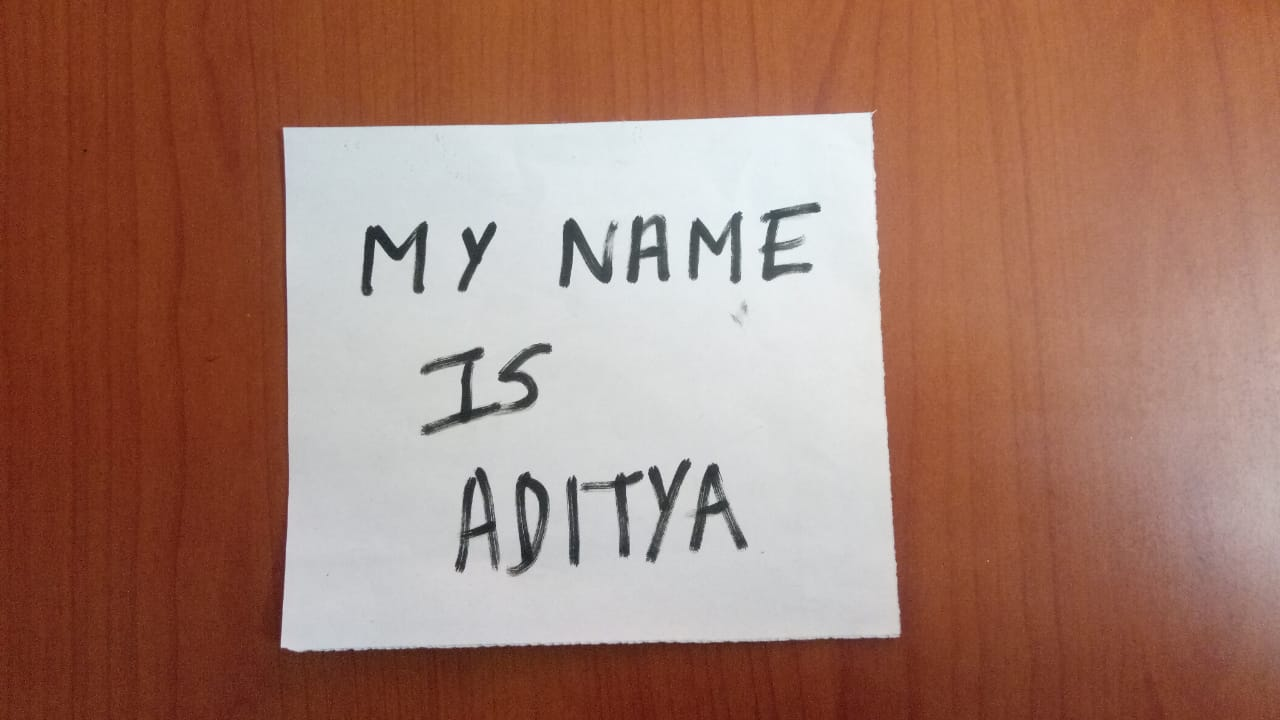
#> input picture OpenCv/Projects/Document Scanner 2/test_img.jpg, 1280 x 720 px, given in place of the camera
$ python main.py
#> lines starting #> are read from the running program, lines starting #| are printed output that depends on the picture; after the words box and inside, x2 and y2 are one past the last pixel; in counts of white or black regions, pixels touching at a corner belong together
import cv2
import numpy as np


frameWidth=640
frameHeight=400


cap=cv2.VideoCapture(0)
cap.set(3,frameWidth)
cap.set(4,frameHeight)


def empty(a):
    pass
cv2.namedWindow("parameters")
cv2.resizeWindow("parameters",640,240)
cv2.createTrackbar("threshold1","parameters",23,255,empty)
cv2.createTrackbar("threshold2","parameters",20,255,empty)
cv2.createTrackbar("Area","parameters",5000,30000,empty)


def getContours(img,imageContours):
    contours,hierarchy=cv2.findContours(img,cv2.RETR_EXTERNAL,cv2.CHAIN_APPROX_NONE)
    # cv2.drawContours(imageContours,contours,-1,(255,0,255),7)
    areaMin=cv2.getTrackbarPos("Area","parameters")
    for cnt in contours:
        area=cv2.contourArea(cnt)
        if area > areaMin:
            cv2.drawContours(imageContours,cnt,-1,(255,0,255),7)

            peri=cv2.arcLength(cnt,True)
            approx=cv2.approxPolyDP(cnt, 0.02 * peri, True)

            length=len(approx)
            x,y,w,h=cv2.boundingRect(approx)

            cv2.rectangle(imageContours,(x,y),(x+w,y+h),(0,255,0),5)

            cv2.putText(imageContours,"Points :"+str(len(approx)),(x+w+20,y+20),cv2.FONT_HERSHEY_COMPLEX,.7,(0,255,0),3)

            cv2.putText(imageContours,"area :"+str(int(area)),(x+w+20,y+20),cv2.FONT_HERSHEY_COMPLEX,.7,(0,255,0),3)

            print(length)


    return


while True:
    success,img=cap.read()
#> img is the input picture: shape (720, 1280, 3); mean B, G, R 108.3, 122.9, 162.5
    imageContours=img.copy()

    imgBlur=cv2.GaussianBlur(img,(7,7),1)
    imgGray=cv2.cvtColor(imgBlur,cv2.COLOR_BGR2GRAY)
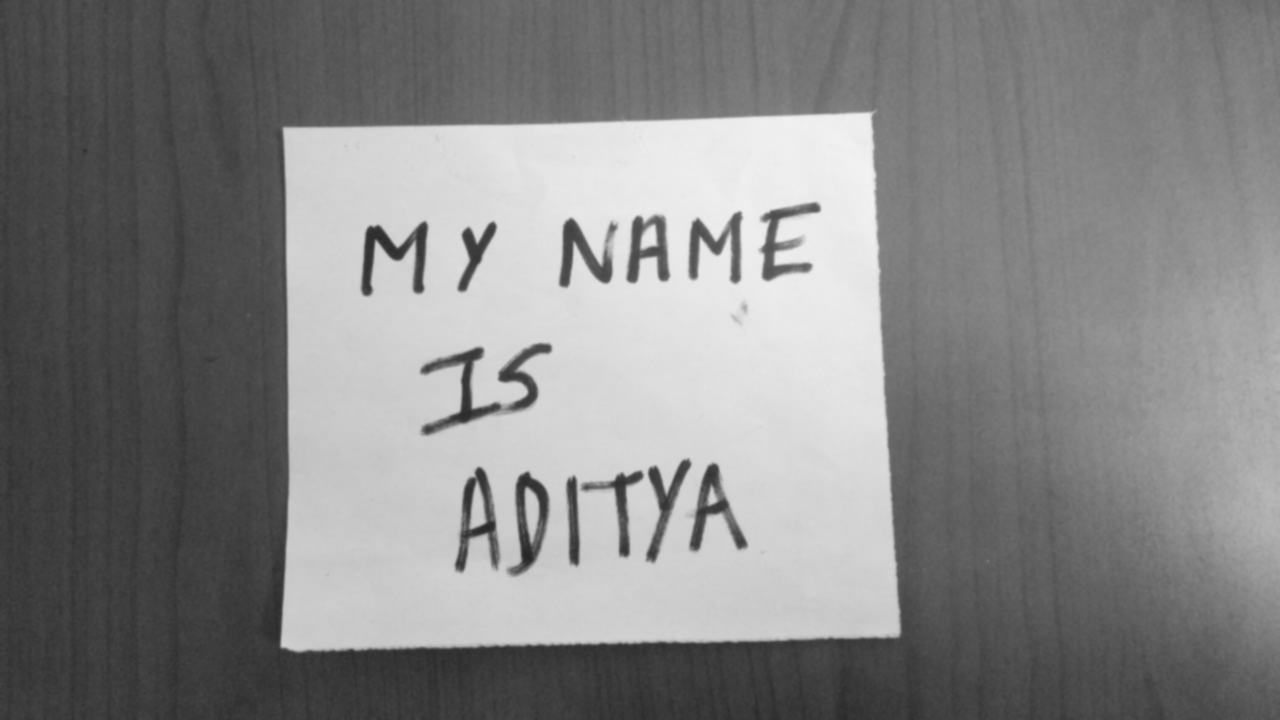
#> imgGray: shape (720, 1280); min 37, max 242, mean 133.1
    threshold1=cv2.getTrackbarPos("threshold1","parameters")
    threshold2=cv2.getTrackbarPos("threshold12","parameters")
    kernel=np.ones((5,5))

    imgCanny=cv2.Canny(imgGray,threshold1,threshold2)
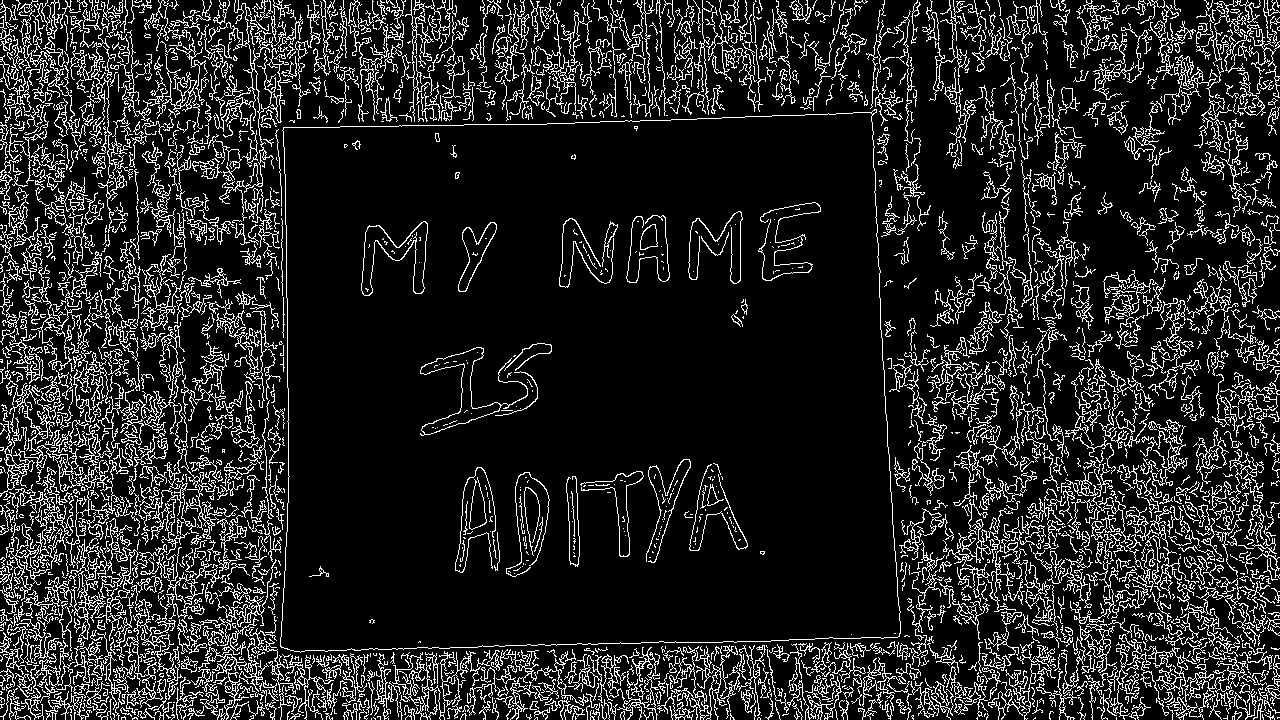
#> imgCanny: shape (720, 1280); 14.2% white in thin lines or dots
    imgDil=cv2.dilate(imgCanny,kernel,iterations=1)
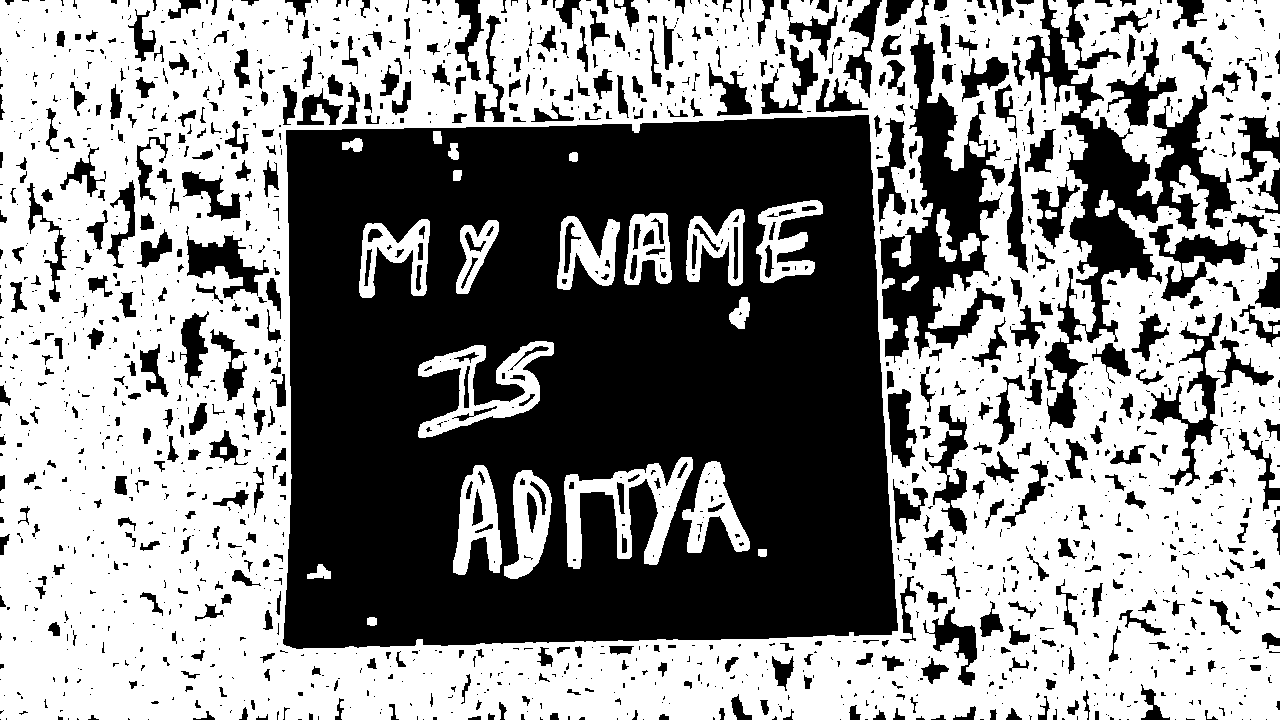
#> imgDil: shape (720, 1280); 56% white; 1799 black regions (1185 under 20 px)

    getContours(imgDil,imageContours)
#> in getContours, `contours,hierarchy=cv2.findContours(img,cv2.RETR_EXTERNAL,cv2.CHAIN_AP..`: contours = 6 contours; box (x1, y1, x2, y2) and area: (0, 0, 1280, 720) 884022, (1048, 0, 1072, 37) 502, (1095, 190, 1115, 217) 260, (1042, 58, 1050, 72) 68, (1273, 325, 1280, 334) 41, (615, 0, 624, 6) 33
#> the loop in getContours, `for cnt in contours:` made 6 passes
#> (area, peri, length, x, y, w, h) on pass 6: (884021.5, 11029.5, 6, 0, 0, 1280, 720)
#> area on passes 1 to 5: 41, 260.5, 68, 502.5, 33
#| 6
#> after the loop in getContours, `for cnt in contours:`:
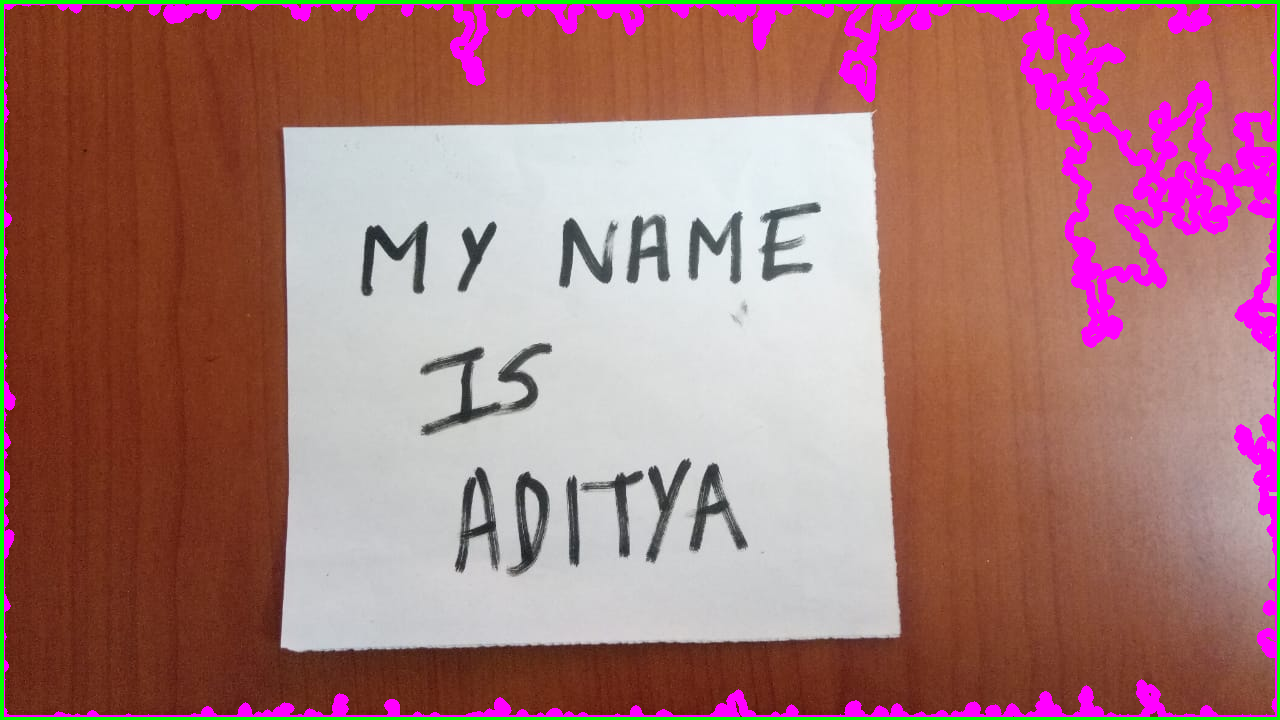
#> imageContours: shape (720, 1280, 3); 7.27% of pixels changed, all inside (x1, y1, x2, y2) = (0, 0, 1280, 720)


    cv2.imshow("Canny",imgCanny)
    cv2.imshow("image contours",imageContours)
    # cv2.imshow("result",imgGray)
    # cv2.imshow("result",imgBlur)

    if cv2.waitKey(1) & 0xFF == ord('q'):
#> (key q is pressed here)
        break
